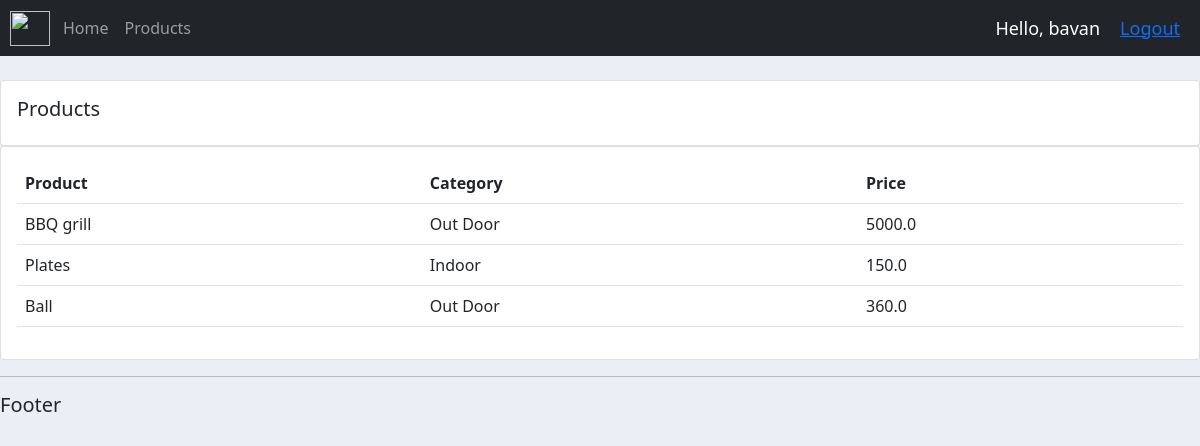
/product/ (signed in), run on the app's committed database.
### myapp/models.py (models this page shows, shortened)
class Product(models.Model):
    CATEGORY = (
        ('Indoor','Indoor'),
        ('Out Door','Out Door'),
    )
    name = models.CharField(max_length=200, null=True)
    price = models.FloatField(null=True)
    category = models.CharField(max_length=200, null=True, choices=CATEGORY)
    description = models.CharField(max_length=200, null=True,blank=True)
    date_created = models.DateTimeField(auto_now_add=True, null=True)
    tag = models.ManyToManyField(Tag)

### myapp/decorators.py (the view)
        def wrapper(request ,*args,**kwargs):
            group = None
            if request.user.groups.exists():
                group = request.user.groups.all()[0].name # getting name of group which the user falls in
            if group in allowed:
                return view_func(request, *args, **kwargs)
            else:
                return HttpResponse("You are not authorized to view this page")

### myapp/views.py (called while the page is built)
@login_required(login_url='login')
@allowed_users(allowed=['admin'])
def product(request):
    products = Product.objects.all()
    return render(request,"myapp/product.html",{'products':products})

### myapp/templates/myapp/product.html
{% extends "myapp/base.html" %}
{% block content %}
		<br>
		<div class="row">
			<div class="col-md">
				<div class="card card-body">
					<h5>Products</h5>
				</div>
				<div class="card card-body">
					<table class="table">
						<tr>
							<th>Product</th>
							<th>Category</th>
							<th>Price</th>
						</tr>
						{% for i in products  %}
							<tr>
								<td>{{i.name}}</td>
								<td>{{i.category}}</td>
								<td>{{i.price}}</td>
							</tr>
						{% endfor %}
					</table>
				</div>
			</div>
		</div>
{% endblock content %}

### myapp/templates/myapp/base.html (shortened to what this page needs)
{% load static %}
<!DOCTYPE html>
<html lang="en">
<head>
    <link href="https://cdn.jsdelivr.net/npm/bootstrap@5.0.2/dist/css/bootstrap.min.css" rel="stylesheet">
    <link rel="stylesheet" href="{% static "/css/style.css" %}">
</head>
<body>
    {% include "myapp/navbar.html" %}
    {% block content %}
    {% endblock content %}
    <hr>
    <h5>Footer</h5>
</body>
</html>

### myapp/templates/myapp/navbar.html (shortened to what this page needs)
{% load static %}
<nav class="navbar navbar-expand-lg navbar-dark bg-dark">
  <img class="logo" src="{% static 'images/little-bunny-01.png' %}" alt="">
  <div class="collapse navbar-collapse" id="navbarNav">
    <ul class="navbar-nav">
      {% if request.user.is_staff  %}
      <li class="nav-item active">
        <a class="nav-link" href="{% url 'home' %}">Home</a>
      </li>
      <li class="nav-item">
        <a class="nav-link" href="{% url 'product' %}">Products</a>
      </li>
      {% endif %}
    </ul>
  </div>
  <span class="name">Hello, {{request.user}}</span>
  <span class="name"><a href="{% url 'logout' %}">Logout</a></span>
</nav>

### static/css/style.css (style rules this page uses)
.logo { width: 40px; height: 35px; margin-left: 10px; margin-right: 5px; }
body { background-color: #ebeff5; }

### myapp/templates/myapp/navbar.html (style rules this page uses)
.name { font-size: 18px; color: white; margin-right:20px ; }

### data on the page
Product: name "BBQ grill", category "Out Door", price "5000.0"
Product: name "Plates", category "Indoor", price "150.0"
Product: name "Ball", category "Out Door", price "360.0"

### other printed values
{{ request.user }} "bavan"
